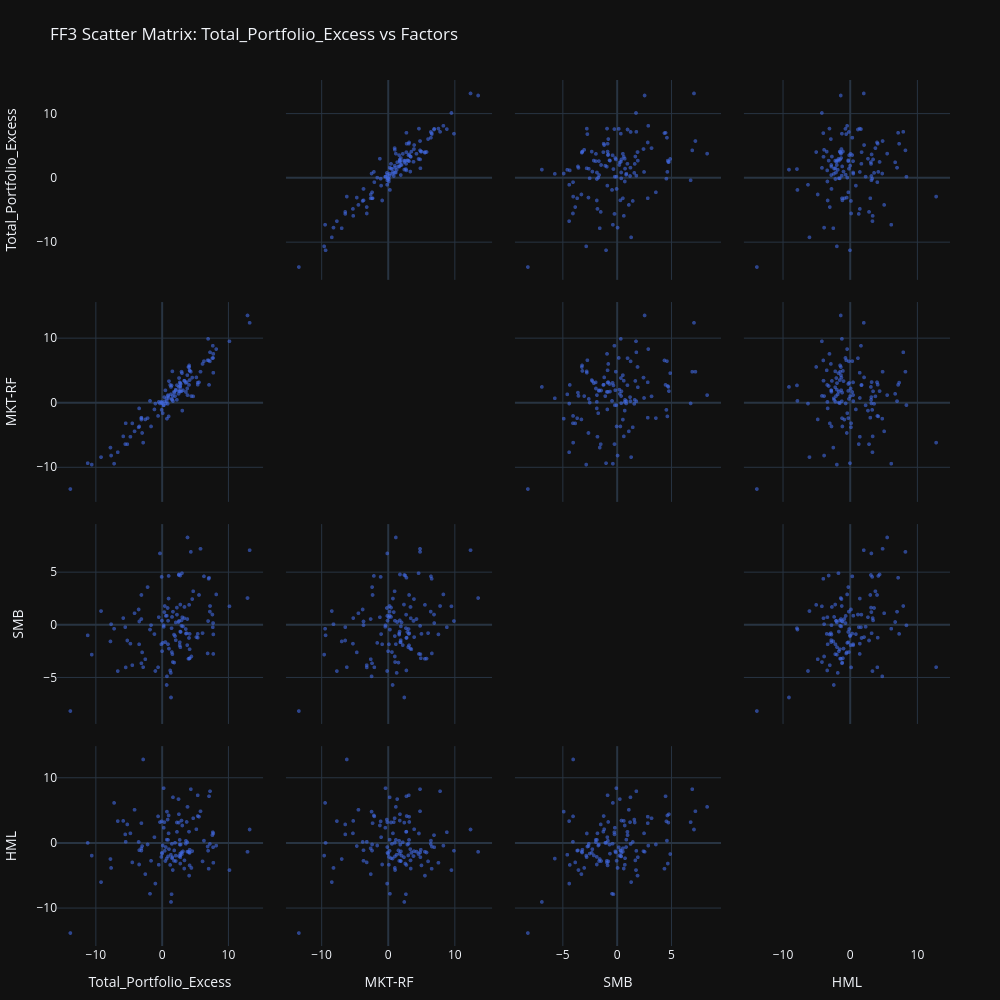
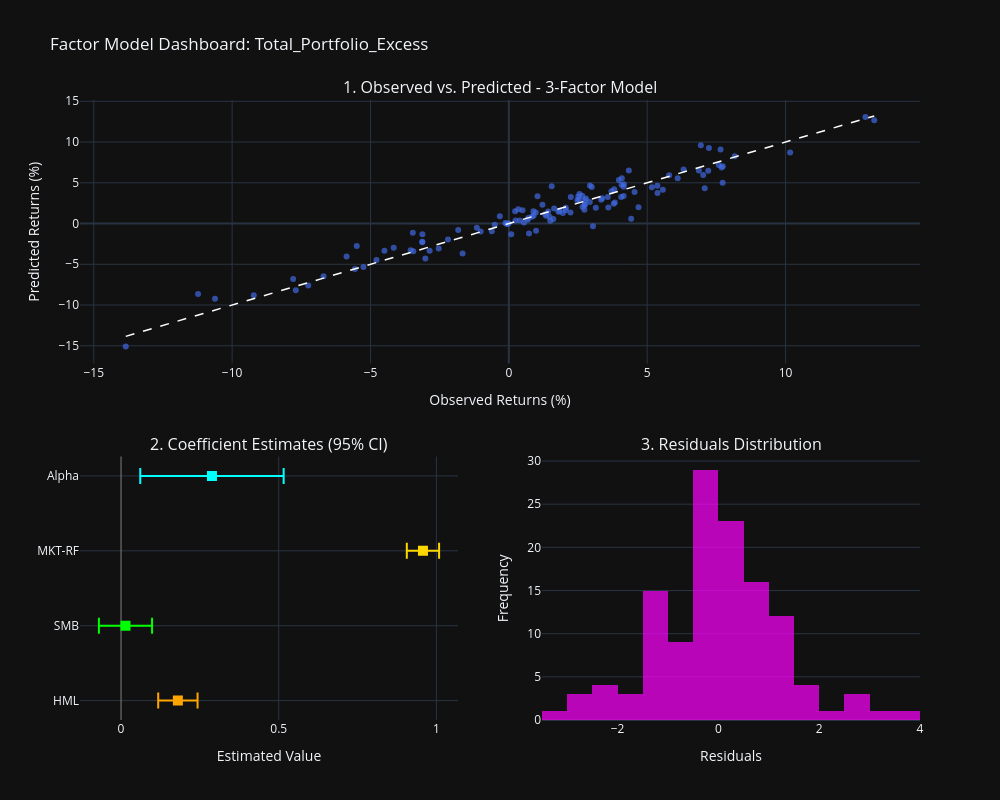
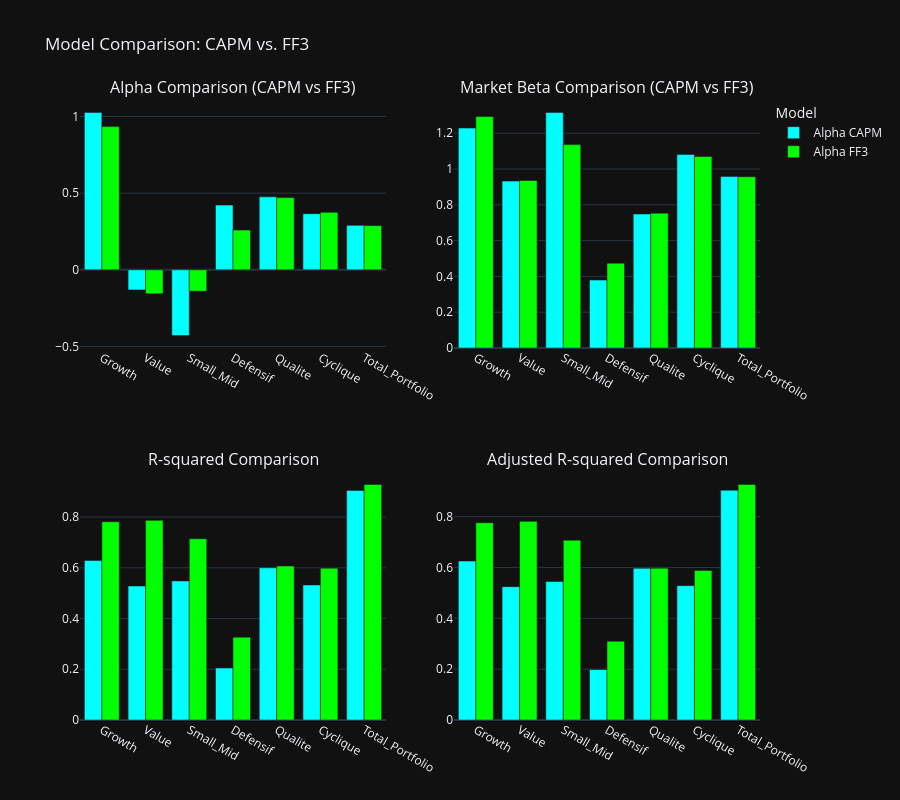

The code cell stored with these charts, in order, in its notebook:
### Markdown cell above
### 2. Fama-French Three-Factor Model, portfolio by portfolio

**What the code does.** For each portfolio, this cell re-estimates CAPM and FF3 side by side, runs the nested F-test (`H₀: SMB = HML = 0`), prints the joint-significance verdict, and — for the portfolio currently selected (`Total_Portfolio`) — prints the full FF3 coefficient table and displays the scatter matrix + multi-factor diagnostic dashboard. It closes with a grouped bar chart comparing CAPM vs FF3 across all portfolios (alpha, beta, R², adjusted R²), built from `comparison_df`.

**Results obtained.**

| Portfolio | SMB=HML=0 F-stat | p-value | Verdict |
|---|---|---|---|
| Growth | 42.42 | <0.0001 | reject H₀ |
| Value | 73.45 | <0.0001 | reject H₀ |
| Small_Mid | 35.23 | <0.0001 | reject H₀ |
| Defensif | 10.93 | <0.0001 | reject H₀ |
| Qualite | 1.08 | 0.342 | **fail to reject** |
| Cyclique | 9.98 | <0.0001 | reject H₀ |
| Total_Portfolio | 20.18 | <0.0001 | reject H₀ |

For `Total_Portfolio`: α = 0.288 (p = 0.013), β(MKT-RF) = 0.957, β(SMB) = 0.014 (p = 0.741, n.s.), β(HML) = 0.180 (p < 0.001), R² = 0.929 (up from 0.905 under CAPM).

**Economic interpretation.** Adding SMB and HML is statistically significant for 6 of the 7 portfolios — the clear exception is `Qualite`, whose CAPM fit was already reasonably explained by the market alone and which was built from large, established names (JNJ, COST, ADP, MSCI) with limited size/value tilt. At the aggregate level, the positive and significant HML loading (0.18) is notable given the portfolio is dominated by mega-cap growth names (via the Growth sub-portfolio): it likely reflects the value tilt embedded in the Value, Defensif and Cyclique sleeves rather than the total portfolio being "value" per se — SMB, in contrast, is statistically indistinguishable from zero for the aggregate, consistent with a portfolio built mostly from large caps where small-cap exposure roughly nets out.

### Code cell
for port in portfolio_to_plot:
    portfolio_col = f'{port}_Excess'
    print(f"\n--- Analysis for portfolio: {port} ---")

    capm_results = run_capm_analysis(df_final, portfolio_col, market_factor='MKT-RF')
    ff3_results = run_multifactor_analysis(df_final, portfolio_col, ff3_factors)
    
    f_test_result = compare_models_f_test(capm_results['model'], ff3_results['model'])
    f_stat_nested = f_test_result['F'][1]
    p_val_nested = f_test_result['Pr(>F)'][1]
    
    print("\n--- Joint Nullity Test for Style Factors (SMB=HML=0) ---")
    print(f"F-statistic (nested test): {f_stat_nested:.4f}")
    print(f"P-value (nested test)    : {p_val_nested:.6f}")
    if p_val_nested < 0.05:
        print("=> Conclusion: Reject H0. Adding SMB and HML is statistically significant.")
    else:
        print("=> Conclusion: Do not reject H0. Adding SMB and HML does not significantly improve the model over CAPM.")
        
    if port == selected_portfolio:
            print(f"\n--- Fama-French 3 Results for {port} ---")
            ff3_summary = pd.DataFrame({
                'Coefficient': ff3_results['params'],
                'Std Error': ff3_results['model'].bse,
                't-stat': ff3_results['model'].tvalues,
                'p-value': ff3_results['pvalues']
            }).round(4)
            ff3_summary.index = ['Alpha'] + ff3_factors
            print(ff3_summary)
            print("-" * 50)
            print(f"R-squared         : {ff3_results['r2']:.4f}")
            print(f"Adjusted R-squared: {ff3_results['adj_r2']:.4f}")
            print(f"F-stat (global)   : {ff3_results['f_stat']:.4f} (p-value: {ff3_results['p_f']:.6f})")
            
            # Affichage des dashboards et scatter matrix
            plot_scatter_matrix(df_final, portfolio_col, ff3_factors, "FF3")
            plot_multifactor_dashboard(df_final, portfolio_col, ff3_results, ff3_factors)
            
print("\n\n" + "="*25 + " COMPARATIVE PLOTS " + "="*25)
plot_model_comparison_charts(comparison_df, 'CAPM', 'FF3')

### Figure 1 — Plotly figure (JSON) as saved in the notebook; plotly's stock layout.template omitted (floating-point values rounded to 4 significant figures)
{"data": [{"diagonal": {"visible": false}, "dimensions": [{"axis": {"matches": true}, "label": "Total_Portfolio_Excess", "values": [0.5467, 7.588, 0.3429, 2.732, -0.02943, 4.544, 2.227, 0.3943, -0.6143, 4.335, 2.926, 2.056, 4.147, -0.5097, 0.8939, 4.421, 0.9723, 2.664, -0.1254, 2.511, 3.79, 3.574, 1.95, 3.975, -3.452, -2.199, 0.7045, 2.737, 1.495, 2.652, 3.335, -0.01135, -6.696, 3.596, -10.62, 8.164, 3.375, 1.608, 5.168, -7.794, 7.69, 0.8866, -2.536, 2.474, 2.059, 2.552, 2.24, -1.019, -7.7, -13.84, 12.89, 4.075, 2.746, 4.083, 7.731, -1.672, 0.9831, 13.21, 2.996, -0.3264, 7.079, 5.368, 4.158, 1.637, 1.423, 1.314, 2.788, -4.161, 6.867, 0.08774, 3.704, -2.862, -3.123, 2.75, -7.248, 0.2264, -9.218, 10.16, -3.547, -11.23, 7.23, 7.726, -5.562, 7.024, -3.129, 1.342, 1.473, -1.829, 7.206, 5.567, -3.128, -4.784, -5.496, 7.652, 5.792, 0.6808, 4.145, 5.373, -3.017, 3.807, 1.214, 3.831, 1.833, 1.796, -1.158, 6.315, -4.496, 4.059, 0.7283, -5.254, -3.47, 6.101, 2.93, 3.143, 2.535, 1.036, 0.4947, 0.8294, 0.2406, 4.687, 3.041, -5.864, 6.938, 1.549, -0.0741]}, {"axis": {"matches": true}, "label": "MKT-RF", "values": [-0.07, 6.95, 0.91, 1.78, -0.03, 3.94, 0.49, 0.27, -2.01, 4.85, 1.81, 1.94, 3.55, 0.17, 1.08, 1.07, 0.78, 1.88, 0.18, 2.49, 2.25, 3.12, 1.06, 5.58, -3.64, -2.35, 0.29, 2.63, 0.49, 3.2, 3.46, 0.06, -7.64, 1.71, -9.55, 8.36, 3.42, 1.1, 3.97, -6.92, 6.99, 1.22, -2.55, 1.42, 2.07, 3.87, 2.76, -0.09, -8.15, -13.35, 13.58, 5.59, 2.44, 5.83, 7.62, -3.64, -2.08, 12.44, 4.63, -0.07, 2.81, 3.16, 4.97, 0.29, 2.73, 1.34, 2.95, -4.4, 6.63, -1.58, 3.24, -6.15, -2.28, 3.08, -9.41, -0.33, -8.4, 9.57, -3.77, -9.34, 7.86, 4.69, -6.38, 6.6, -2.57, 2.49, 0.63, 0.33, 6.46, 3.21, -2.36, -5.23, -3.15, 8.88, 4.85, 0.73, 5.07, 2.84, -4.65, 4.32, 2.8, 1.22, 1.61, 1.73, -1.0, 6.49, -3.16, 2.8, -2.43, -6.39, -0.84, 6.06, 4.86, 1.98, 1.84, 3.39, 1.96, -0.13, -0.36, 1.03, -1.18, -5.18, 9.95, 4.91, -1.07]}, {"axis": {"matches": true}, "label": "SMB", "values": [0.87, 1.0, 1.23, -0.62, 0.42, 2.47, 1.66, 1.81, -4.02, 6.96, 0.44, -1.44, -2.3, 0.75, 0.41, -2.99, 2.52, -1.64, -1.83, 4.76, -1.91, -0.38, -1.05, -3.21, 0.34, 3.61, 0.89, 4.71, 0.77, -1.93, 0.65, -2.49, -4.38, -0.81, -2.81, 2.91, 1.72, -3.52, -1.15, -1.56, 0.19, -1.82, -3.25, 0.29, 0.25, 0.39, 0.99, -4.37, 0.08, -8.18, 2.57, 1.92, 1.95, -3.19, -0.89, -0.01, 4.67, 7.12, 4.93, 6.81, 4.5, -0.84, -3.16, 1.27, -0.3, -4.55, -0.66, 1.12, -2.7, -1.7, -0.78, -4.01, 2.86, -2.11, -0.35, -0.03, 1.33, 1.78, 1.48, -0.98, 1.81, -2.75, -0.2, 4.4, 0.57, -6.89, -2.57, -0.43, 1.28, 2.86, -3.64, -1.77, -4.03, -0.21, 7.25, -5.7, -0.84, -1.2, -2.6, 0.57, -4.32, 8.33, -3.57, -0.91, -0.86, 4.63, -3.82, -1.23, -4.88, -1.47, -1.83, -0.77, -0.08, -0.13, 4.81, -2.24, -1.62, 1.62, -0.17, 3.21, 0.74, 0.66, 0.38, -2.77, 4.58]}, {"axis": {"matches": true}, "label": "HML", "values": [-0.61, 1.22, 3.22, -1.62, -1.49, -1.24, 3.17, -1.19, 4.11, 8.29, 3.47, -2.76, -1.5, -3.33, -2.05, -3.82, 1.5, -0.23, -2.13, 3.15, 0.13, -0.09, 0.05, -1.32, -1.1, -0.21, 0.53, -3.14, -2.33, 0.49, -3.91, -1.62, 3.38, 0.36, -1.92, -0.39, -2.66, -4.14, 2.13, -2.45, -0.64, 0.5, -4.77, 6.76, -1.92, -2.0, 1.73, -6.22, -3.82, -13.83, -1.34, -5.0, -2.17, -1.44, -3.02, -2.72, 4.25, 2.09, -1.68, 3.22, 7.2, 7.35, -1.02, 7.04, -7.86, -1.79, -0.23, 5.12, -0.53, -0.37, 3.25, 12.86, 3.06, -1.9, 6.18, 8.44, -6.0, -4.15, 0.18, 0.03, 7.97, 1.48, 1.34, -3.94, -0.8, -9.05, -0.12, -7.79, -0.13, 4.06, -1.15, 1.5, 0.2, 1.67, 4.89, -2.38, -3.43, 4.16, -0.45, -1.31, -3.36, 5.57, -1.13, -2.73, 0.91, 0.38, -2.97, 1.76, 4.84, 2.87, -3.29, -2.81, -1.43, -1.28, 4.44, -0.93, -2.76, 3.62, 2.36, 3.82, 2.71, 3.41, -1.17, -2.16, 3.34]}], "hovertemplate": "%{xaxis.title.text}=%{x}<br>%{yaxis.title.text}=%{y}<extra></extra>", "legendgroup": "", "marker": {"color": "royalblue", "opacity": 0.6, "size": 4, "symbol": "circle"}, "name": "", "showlegend": false, "type": "splom"}], "layout": {"dragmode": "select", "height": 1000, "hovermode": "closest", "legend": {"tracegroupgap": 0}, "margin": {"b": 50, "l": 50, "r": 50, "t": 80}, "title": {"text": "FF3 Scatter Matrix: Total_Portfolio_Excess vs Factors"}, "width": 1000}}

### Figure 2 — Plotly figure (JSON) as saved in the notebook; plotly's stock layout.template omitted (floating-point values rounded to 4 significant figures)
{"data": [{"marker": {"color": "royalblue", "opacity": 0.7, "size": 6}, "mode": "markers", "name": "Obs vs Predicted", "type": "scatter", "x": [0.5467, 7.588, 0.3429, 2.732, -0.02943, 4.544, 2.227, 0.3943, -0.6143, 4.335, 2.926, 2.056, 4.147, -0.5097, 0.8939, 4.421, 0.9723, 2.664, -0.1254, 2.511, 3.79, 3.574, 1.95, 3.975, -3.452, -2.199, 0.7045, 2.737, 1.495, 2.652, 3.335, -0.01135, -6.696, 3.596, -10.62, 8.164, 3.375, 1.608, 5.168, -7.794, 7.69, 0.8866, -2.536, 2.474, 2.059, 2.552, 2.24, -1.019, -7.7, -13.84, 12.89, 4.075, 2.746, 4.083, 7.731, -1.672, 0.9831, 13.21, 2.996, -0.3264, 7.079, 5.368, 4.158, 1.637, 1.423, 1.314, 2.788, -4.161, 6.867, 0.08774, 3.704, -2.862, -3.123, 2.75, -7.248, 0.2264, -9.218, 10.16, -3.547, -11.23, 7.23, 7.726, -5.562, 7.024, -3.129, 1.342, 1.473, -1.829, 7.206, 5.567, -3.128, -4.784, -5.496, 7.652, 5.792, 0.6808, 4.145, 5.373, -3.017, 3.807, 1.214, 3.831, 1.833, 1.796, -1.158, 6.315, -4.496, 4.059, 0.7283, -5.254, -3.47, 6.101, 2.93, 3.143, 2.535, 1.036, 0.4947, 0.8294, 0.2406, 4.687, 3.041, -5.864, 6.938, 1.549, -0.0741], "xaxis": "x", "y": [0.1236, 7.175, 1.757, 1.691, -0.003079, 3.871, 1.352, 0.3577, -0.9517, 6.523, 2.652, 1.628, 3.384, -0.1386, 0.9584, 0.5819, 1.341, 2.023, 0.05088, 3.307, 2.438, 3.253, 1.297, 5.346, -3.389, -1.948, 0.6739, 2.306, 0.3482, 3.412, 2.905, 0.01862, -6.477, 1.979, -9.239, 8.261, 3.107, 0.5454, 4.456, -6.799, 6.867, 1.521, -3.058, 2.87, 1.927, 3.638, 3.256, -0.9805, -8.2, -15.1, 13.08, 4.765, 2.26, 5.564, 7.025, -3.686, -0.871, 12.67, 4.487, 0.8976, 4.339, 4.626, 4.817, 1.853, 1.481, 1.184, 3.061, -2.985, 6.501, -1.315, 3.964, -3.337, -1.302, 2.864, -7.61, 1.493, -8.815, 8.726, -3.267, -8.661, 9.274, 5.006, -5.58, 5.958, -2.308, 0.9435, 0.8334, -0.8059, 6.466, 4.133, -2.229, -4.473, -2.748, 9.086, 5.914, 0.4777, 4.511, 3.74, -4.281, 4.195, 2.302, 2.577, 1.575, 1.439, -0.5171, 6.634, -3.326, 3.268, -1.234, -5.332, -1.135, 5.572, 4.681, 1.951, 2.918, 3.334, 1.644, 0.8391, 0.3666, 2.008, -0.3424, -4.046, 9.607, 4.56, -0.06945], "yaxis": "y"}, {"line": {"color": "white", "dash": "dash", "width": 1.5}, "mode": "lines", "name": "y=x", "type": "scatter", "x": [-13.84, 13.21], "xaxis": "x", "y": [-13.84, 13.21], "yaxis": "y"}, {"error_x": {"array": [0.2273], "arrayminus": [0.2273], "color": "cyan", "symmetric": false, "thickness": 2, "type": "data", "width": 8}, "marker": {"color": "cyan", "size": 10, "symbol": "square"}, "mode": "markers", "name": "Alpha", "type": "scatter", "x": [0.2883], "xaxis": "x2", "y": ["Alpha"], "yaxis": "y2"}, {"error_x": {"array": [0.05118], "arrayminus": [0.05118], "color": "gold", "symmetric": false, "thickness": 2, "type": "data", "width": 8}, "marker": {"color": "gold", "size": 10, "symbol": "square"}, "mode": "markers", "name": "MKT-RF", "type": "scatter", "x": [0.9572], "xaxis": "x2", "y": ["MKT-RF"], "yaxis": "y2"}, {"error_x": {"array": [0.08429], "arrayminus": [0.08429], "color": "lime", "symmetric": false, "thickness": 2, "type": "data", "width": 8}, "marker": {"color": "lime", "size": 10, "symbol": "square"}, "mode": "markers", "name": "SMB", "type": "scatter", "x": [0.0141], "xaxis": "x2", "y": ["SMB"], "yaxis": "y2"}, {"error_x": {"array": [0.06237], "arrayminus": [0.06237], "color": "orange", "symmetric": false, "thickness": 2, "type": "data", "width": 8}, "marker": {"color": "orange", "size": 10, "symbol": "square"}, "mode": "markers", "name": "HML", "type": "scatter", "x": [0.1802], "xaxis": "x2", "y": ["HML"], "yaxis": "y2"}, {"marker": {"color": "magenta", "opacity": 0.7}, "name": "Distribution", "nbinsx": 25, "type": "histogram", "x": [0.4231, 0.4132, -1.414, 1.041, -0.02635, 0.6732, 0.8755, 0.03654, 0.3373, -2.188, 0.2732, 0.4288, 0.7633, -0.3711, -0.06444, 3.839, -0.3685, 0.6412, -0.1763, -0.7959, 1.351, 0.321, 0.6527, -1.371, -0.06269, -0.2504, 0.0306, 0.4304, 1.147, -0.7605, 0.4308, -0.02998, -0.2182, 1.617, -1.38, -0.09741, 0.2679, 1.063, 0.7121, -0.9945, 0.8237, -0.6339, 0.5225, -0.3955, 0.1322, -1.086, -1.016, -0.03819, 0.5008, 1.254, -0.1961, -0.6905, 0.4855, -1.481, 0.7056, 2.015, 1.854, 0.5321, -1.491, -1.224, 2.74, 0.7423, -0.6589, -0.2154, -0.05796, 0.1303, -0.2737, -1.176, 0.366, 1.403, -0.26, 0.4756, -1.821, -0.1147, 0.3623, -1.267, -0.4033, 1.439, -0.2796, -2.571, -2.044, 2.721, 0.01816, 1.066, -0.8209, 0.3983, 0.6391, -1.023, 0.7398, 1.434, -0.8983, -0.3115, -2.748, -1.434, -0.122, 0.2031, -0.3668, 1.634, 1.264, -0.388, -1.088, 1.253, 0.2574, 0.3565, -0.6406, -0.3192, -1.17, 0.7906, 1.963, 0.07751, -2.335, 0.5289, -1.751, 1.192, -0.3826, -2.298, -1.149, -0.009708, -0.126, 2.679, 3.383, -1.817, -2.669, -3.011, -0.004653], "xaxis": "x3", "yaxis": "y3"}], "layout": {"annotations": [{"font": {"size": 16}, "showarrow": false, "text": "1. Observed vs. Predicted - 3-Factor Model", "x": 0.5, "xanchor": "center", "xref": "paper", "y": 1, "yanchor": "bottom", "yref": "paper"}, {"font": {"size": 16}, "showarrow": false, "text": "2. Coefficient Estimates (95% CI)", "x": 0.225, "xanchor": "center", "xref": "paper", "y": 0.425, "yanchor": "bottom", "yref": "paper"}, {"font": {"size": 16}, "showarrow": false, "text": "3. Residuals Distribution", "x": 0.775, "xanchor": "center", "xref": "paper", "y": 0.425, "yanchor": "bottom", "yref": "paper"}], "height": 800, "showlegend": false, "title": {"text": "Factor Model Dashboard: Total_Portfolio_Excess"}, "width": 1000, "xaxis": {"anchor": "y", "domain": [0, 1], "title": {"text": "Observed Returns (%)"}}, "xaxis2": {"anchor": "y2", "domain": [0, 0.45], "title": {"text": "Estimated Value"}, "zeroline": true, "zerolinecolor": "grey", "zerolinewidth": 1}, "xaxis3": {"anchor": "y3", "domain": [0.55, 1], "title": {"text": "Residuals"}}, "yaxis": {"anchor": "x", "domain": [0.575, 1], "title": {"text": "Predicted Returns (%)"}}, "yaxis2": {"anchor": "x2", "categoryarray": ["HML", "SMB", "MKT-RF", "Alpha"], "categoryorder": "array", "domain": [0, 0.425]}, "yaxis3": {"anchor": "x3", "domain": [0, 0.425], "title": {"text": "Frequency"}}}}

### Figure 3 — Plotly figure (JSON) as saved in the notebook; plotly's stock layout.template omitted (floating-point values rounded to 4 significant figures)
{"data": [{"marker": {"color": "cyan"}, "name": "Alpha CAPM", "type": "bar", "x": ["Growth", "Value", "Small_Mid", "Defensif", "Qualite", "Cyclique", "Total_Portfolio"], "xaxis": "x", "y": [1.027, -0.1314, -0.4292, 0.4222, 0.4759, 0.366, 0.2902], "yaxis": "y"}, {"marker": {"color": "lime"}, "name": "Alpha FF3", "type": "bar", "x": ["Growth", "Value", "Small_Mid", "Defensif", "Qualite", "Cyclique", "Total_Portfolio"], "xaxis": "x", "y": [0.934, -0.1562, -0.1395, 0.2594, 0.4708, 0.3746, 0.2883], "yaxis": "y"}, {"marker": {"color": "cyan"}, "name": "Beta CAPM", "showlegend": false, "type": "bar", "x": ["Growth", "Value", "Small_Mid", "Defensif", "Qualite", "Cyclique", "Total_Portfolio"], "xaxis": "x2", "y": [1.228, 0.9323, 1.316, 0.3794, 0.7487, 1.082, 0.9588], "yaxis": "y2"}, {"marker": {"color": "lime"}, "name": "Beta FF3", "showlegend": false, "type": "bar", "x": ["Growth", "Value", "Small_Mid", "Defensif", "Qualite", "Cyclique", "Total_Portfolio"], "xaxis": "x2", "y": [1.293, 0.9357, 1.136, 0.4739, 0.7531, 1.07, 0.9572], "yaxis": "y2"}, {"marker": {"color": "cyan"}, "name": "R-squared CAPM", "showlegend": false, "type": "bar", "x": ["Growth", "Value", "Small_Mid", "Defensif", "Qualite", "Cyclique", "Total_Portfolio"], "xaxis": "x3", "y": [0.6286, 0.5285, 0.5484, 0.205, 0.5999, 0.5325, 0.9051], "yaxis": "y3"}, {"marker": {"color": "lime"}, "name": "R-squared FF3", "showlegend": false, "type": "bar", "x": ["Growth", "Value", "Small_Mid", "Defensif", "Qualite", "Cyclique", "Total_Portfolio"], "xaxis": "x3", "y": [0.7817, 0.787, 0.7146, 0.3267, 0.607, 0.5987, 0.9288], "yaxis": "y3"}, {"marker": {"color": "cyan"}, "name": "Adj. R-squared CAPM", "showlegend": false, "type": "bar", "x": ["Growth", "Value", "Small_Mid", "Defensif", "Qualite", "Cyclique", "Total_Portfolio"], "xaxis": "x4", "y": [0.6256, 0.5246, 0.5447, 0.1986, 0.5967, 0.5287, 0.9043], "yaxis": "y4"}, {"marker": {"color": "lime"}, "name": "Adj. R-squared FF3", "showlegend": false, "type": "bar", "x": ["Growth", "Value", "Small_Mid", "Defensif", "Qualite", "Cyclique", "Total_Portfolio"], "xaxis": "x4", "y": [0.7763, 0.7817, 0.7075, 0.31, 0.5972, 0.5887, 0.927], "yaxis": "y4"}], "layout": {"annotations": [{"font": {"size": 16}, "showarrow": false, "text": "Alpha Comparison (CAPM vs FF3)", "x": 0.225, "xanchor": "center", "xref": "paper", "y": 1, "yanchor": "bottom", "yref": "paper"}, {"font": {"size": 16}, "showarrow": false, "text": "Market Beta Comparison (CAPM vs FF3)", "x": 0.775, "xanchor": "center", "xref": "paper", "y": 1, "yanchor": "bottom", "yref": "paper"}, {"font": {"size": 16}, "showarrow": false, "text": "R-squared Comparison", "x": 0.225, "xanchor": "center", "xref": "paper", "y": 0.4, "yanchor": "bottom", "yref": "paper"}, {"font": {"size": 16}, "showarrow": false, "text": "Adjusted R-squared Comparison", "x": 0.775, "xanchor": "center", "xref": "paper", "y": 0.4, "yanchor": "bottom", "yref": "paper"}], "barmode": "group", "height": 800, "legend": {"title": {"text": "Model"}}, "title": {"text": "Model Comparison: CAPM vs. FF3"}, "xaxis": {"anchor": "y", "domain": [0, 0.45]}, "xaxis2": {"anchor": "y2", "domain": [0.55, 1]}, "xaxis3": {"anchor": "y3", "domain": [0, 0.45]}, "xaxis4": {"anchor": "y4", "domain": [0.55, 1]}, "yaxis": {"anchor": "x", "domain": [0.6, 1]}, "yaxis2": {"anchor": "x2", "domain": [0.6, 1]}, "yaxis3": {"anchor": "x3", "domain": [0, 0.4]}, "yaxis4": {"anchor": "x4", "domain": [0, 0.4]}}}
